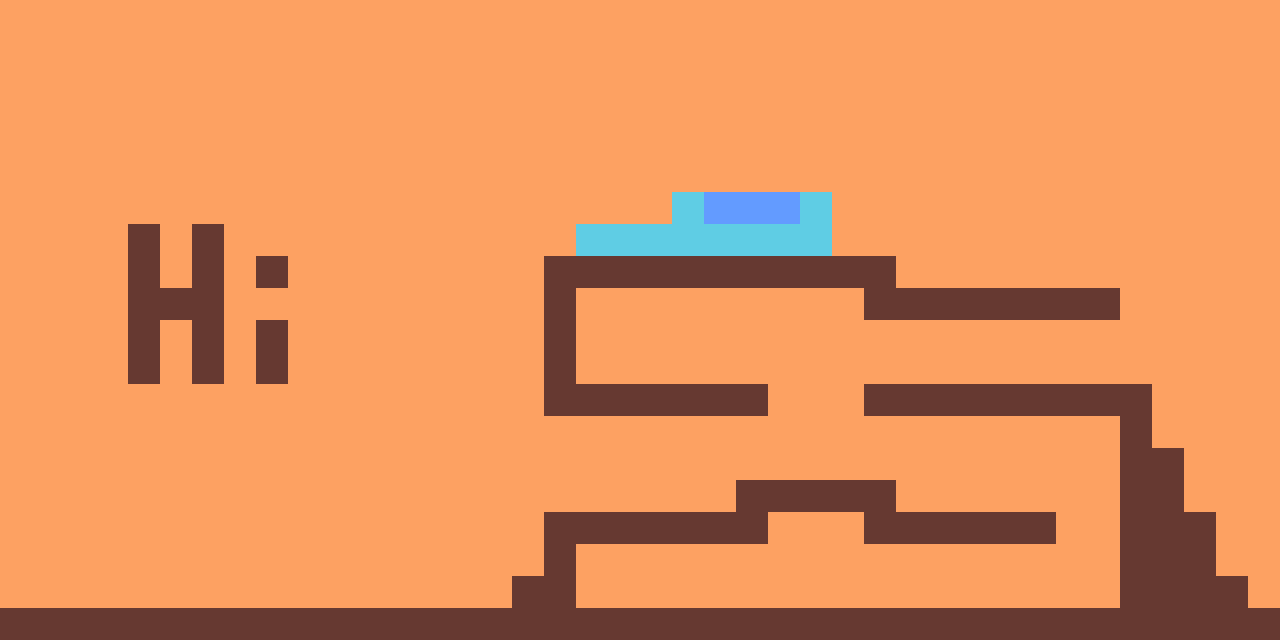

This is a level from a 2D game, rendered from its Tiled map with the project's own tilesets. A one-line summary and the complete map file follow:
An orthogonal 40x20 tile map with 32x32 px tiles, 2 tile layers (Tile Layer 1, Tile Layer 2), 2 tilesets and 20 objects.

<map version="1.2" tiledversion="1.3.4" orientation="orthogonal" renderorder="right-down" width="40" height="20" tilewidth="32" tileheight="32" infinite="0" nextlayerid="4" nextobjectid="27">
 <editorsettings>
  <export target="test2.lua" format="lua" />
 </editorsettings>
 <tileset firstgid="1" source="../assets/test-tileset.tsx" />
 <tileset firstgid="3" source="../assets/test2-tileset.tsx" />
 <layer id="1" name="Tile Layer 1" width="40" height="20">
  <data encoding="csv">
1,1,1,1,1,1,1,1,1,1,1,1,1,1,1,1,1,1,1,1,1,1,1,1,1,1,1,1,1,1,1,1,1,1,1,1,1,1,1,1,
1,1,1,1,1,1,1,1,1,1,1,1,1,1,1,1,1,1,1,1,1,1,1,1,1,1,1,1,1,1,1,1,1,1,1,1,1,1,1,1,
1,1,1,1,1,1,1,1,1,1,1,1,1,1,1,1,1,1,1,1,1,1,1,1,1,1,1,1,1,1,1,1,1,1,1,1,1,1,1,1,
1,1,1,1,1,1,1,1,1,1,1,1,1,1,1,1,1,1,1,1,1,1,1,1,1,1,1,1,1,1,1,1,1,1,1,1,1,1,1,1,
1,1,1,1,1,1,1,1,1,1,1,1,1,1,1,1,1,1,1,1,1,1,1,1,1,1,1,1,1,1,1,1,1,1,1,1,1,1,1,1,
1,1,1,1,1,1,1,1,1,1,1,1,1,1,1,1,1,1,1,1,1,1,1,1,1,1,1,1,1,1,1,1,1,1,1,1,1,1,1,1,
1,1,1,1,1,1,1,1,1,1,1,1,1,1,1,1,1,1,1,1,1,4,3,3,3,4,1,1,1,1,1,1,1,1,1,1,1,1,1,1,
1,1,1,1,2,1,2,1,1,1,1,1,1,1,1,1,1,1,4,4,4,4,4,4,4,4,1,1,1,1,1,1,1,1,1,1,1,1,1,1,
1,1,1,1,2,1,2,1,2,1,1,1,1,1,1,1,1,2,2,2,2,2,2,2,2,2,2,2,1,1,1,1,1,1,1,1,1,1,1,1,
1,1,1,1,2,2,2,1,1,1,1,1,1,1,1,1,1,2,1,1,1,1,1,1,1,1,1,2,2,2,2,2,2,2,2,1,1,1,1,1,
1,1,1,1,2,1,2,1,2,1,1,1,1,1,1,1,1,2,1,1,1,1,1,1,1,1,1,1,1,1,1,1,1,1,1,1,1,1,1,1,
1,1,1,1,2,1,2,1,2,1,1,1,1,1,1,1,1,2,1,1,1,1,1,1,1,1,1,1,1,1,1,1,1,1,1,1,1,1,1,1,
1,1,1,1,1,1,1,1,1,1,1,1,1,1,1,1,1,2,2,2,2,2,2,2,1,1,1,2,2,2,2,2,2,2,2,2,1,1,1,1,
1,1,1,1,1,1,1,1,1,1,1,1,1,1,1,1,1,1,1,1,1,1,1,1,1,1,1,1,1,1,1,1,1,1,1,2,1,1,1,1,
1,1,1,1,1,1,1,1,1,1,1,1,1,1,1,1,1,1,1,1,1,1,1,1,1,1,1,1,1,1,1,1,1,1,1,2,2,1,1,1,
1,1,1,1,1,1,1,1,1,1,1,1,1,1,1,1,1,1,1,1,1,1,1,2,2,2,2,2,1,1,1,1,1,1,1,2,2,1,1,1,
1,1,1,1,1,1,1,1,1,1,1,1,1,1,1,1,1,2,2,2,2,2,2,2,1,1,1,2,2,2,2,2,2,1,1,2,2,2,1,1,
1,1,1,1,1,1,1,1,1,1,1,1,1,1,1,1,1,2,1,1,1,1,1,1,1,1,1,1,1,1,1,1,1,1,1,2,2,2,1,1,
1,1,1,1,1,1,1,1,1,1,1,1,1,1,1,1,2,2,1,1,1,1,1,1,1,1,1,1,1,1,1,1,1,1,1,2,2,2,2,1,
2,2,2,2,2,2,2,2,2,2,2,2,2,2,2,2,2,2,2,2,2,2,2,2,2,2,2,2,2,2,2,2,2,2,2,2,2,2,2,2
</data>
 </layer>
 <layer id="3" name="Tile Layer 2" width="40" height="20">
  <data encoding="csv">
0,0,0,0,0,0,0,0,0,0,0,0,0,0,0,0,0,0,0,0,0,0,0,0,0,0,0,0,0,0,0,0,0,0,0,0,0,0,0,0,
0,0,0,0,0,0,0,0,0,0,0,0,0,0,0,0,0,0,0,0,0,0,0,0,0,0,0,0,0,0,0,0,0,0,0,0,0,0,0,0,
0,0,0,0,0,0,0,0,0,0,0,0,0,0,0,0,0,0,0,0,0,0,0,0,0,0,0,0,0,0,0,0,0,0,0,0,0,0,0,0,
0,0,0,0,0,0,0,0,0,0,0,0,0,0,0,0,0,0,0,0,0,0,0,0,0,0,0,0,0,0,0,0,0,0,0,0,0,0,0,0,
0,0,0,0,0,0,0,0,0,0,0,0,0,0,0,0,0,0,0,0,0,0,0,0,0,0,0,0,0,0,0,0,0,0,0,0,0,0,0,0,
0,0,0,0,0,0,0,0,0,0,0,0,0,0,0,0,0,0,0,0,0,0,0,0,0,0,0,0,0,0,0,0,0,0,0,0,0,0,0,0,
0,0,0,0,0,0,0,0,0,0,0,0,0,0,0,0,0,0,0,0,0,0,0,0,0,0,0,0,0,0,0,0,0,0,0,0,0,0,0,0,
0,0,0,0,0,0,0,0,0,0,0,0,0,0,0,0,0,0,0,0,0,0,0,0,0,0,0,0,0,0,0,0,0,0,0,0,0,0,0,0,
0,0,0,0,0,0,0,0,0,0,0,0,0,0,0,0,0,0,0,0,0,0,0,0,0,0,0,0,0,0,0,0,0,0,0,0,0,0,0,0,
0,0,0,0,0,0,0,0,0,0,0,0,0,0,0,0,0,0,0,0,0,0,0,0,0,0,0,0,0,0,0,0,0,0,0,0,0,0,0,0,
0,0,0,0,0,0,0,0,0,0,0,0,0,0,0,0,0,0,0,0,0,0,0,0,0,0,0,0,0,0,0,0,0,0,0,0,0,0,0,0,
0,0,0,0,0,0,0,0,0,0,0,0,0,0,0,0,0,0,0,0,0,0,0,0,0,0,0,0,0,0,0,0,0,0,0,0,0,0,0,0,
0,0,0,0,0,0,0,0,0,0,0,0,0,0,0,0,0,0,0,0,0,0,0,0,0,0,0,0,0,0,0,0,0,0,0,0,0,0,0,0,
0,0,0,0,0,0,0,0,0,0,0,0,0,0,0,0,0,0,0,0,0,0,0,0,0,0,0,0,0,0,0,0,0,0,0,0,0,0,0,0,
0,0,0,0,0,0,0,0,0,0,0,0,0,0,0,0,0,0,0,0,0,0,0,0,0,0,0,0,0,0,0,0,0,0,0,0,0,0,0,0,
0,0,0,0,0,0,0,0,0,0,0,0,0,0,0,0,0,0,0,0,0,0,0,0,0,0,0,0,0,0,0,0,0,0,0,0,0,0,0,0,
0,0,0,0,0,0,0,0,0,0,0,0,0,0,0,0,0,0,0,0,0,0,0,0,0,0,0,0,0,0,0,0,0,0,0,0,0,0,0,0,
0,0,0,0,0,0,0,0,0,0,0,0,0,0,0,0,0,0,0,0,0,0,0,0,0,0,0,0,0,0,0,0,0,0,0,0,0,0,0,0,
0,0,0,0,0,0,0,0,0,0,0,0,0,0,0,0,0,0,0,0,0,0,0,0,0,0,0,0,0,0,0,0,0,0,0,0,0,0,0,0,
0,0,0,0,0,0,0,0,0,0,0,0,0,0,0,0,0,0,0,0,0,0,0,0,0,0,0,0,0,0,0,0,0,0,0,0,0,0,0,0
</data>
 </layer>
 <objectgroup id="2" name="Collision Layer">
  <properties>
   <property name="isCollision" type="bool" value="true" />
  </properties>
  <object id="5" x="0" y="608" width="1280" height="32" />
  <object id="7" x="1120" y="416" width="32" height="192" />
  <object id="8" x="1152" y="448" width="32" height="160" />
  <object id="9" x="1184" y="512" width="32" height="96" />
  <object id="10" x="1216" y="576" width="32" height="32" />
  <object id="11" x="864" y="512" width="192" height="32" />
  <object id="12" x="736" y="480" width="160" height="32" />
  <object id="14" x="544" y="512" width="224" height="32" />
  <object id="15" x="544" y="544" width="32" height="64" />
  <object id="16" x="512" y="576" width="32" height="32" />
  <object id="17" x="544" y="384" width="224" height="32" />
  <object id="18" x="544" y="256" width="32" height="128" />
  <object id="19" x="576" y="256" width="288" height="32" />
  <object id="20" x="864" y="256" width="32" height="64" />
  <object id="21" x="896" y="288" width="224" height="32" />
  <object id="22" x="864" y="384" width="288" height="32" />
  <object id="23" x="576" y="224" width="256" height="32" />
  <object id="24" x="672" y="192" width="32" height="32" />
  <object id="25" x="800" y="192" width="32" height="32" />
  <object id="26" x="704" y="192" width="96" height="32">
   <properties>
    <property name="isGoal" type="bool" value="true" />
   </properties>
  </object>
 </objectgroup>
</map>
